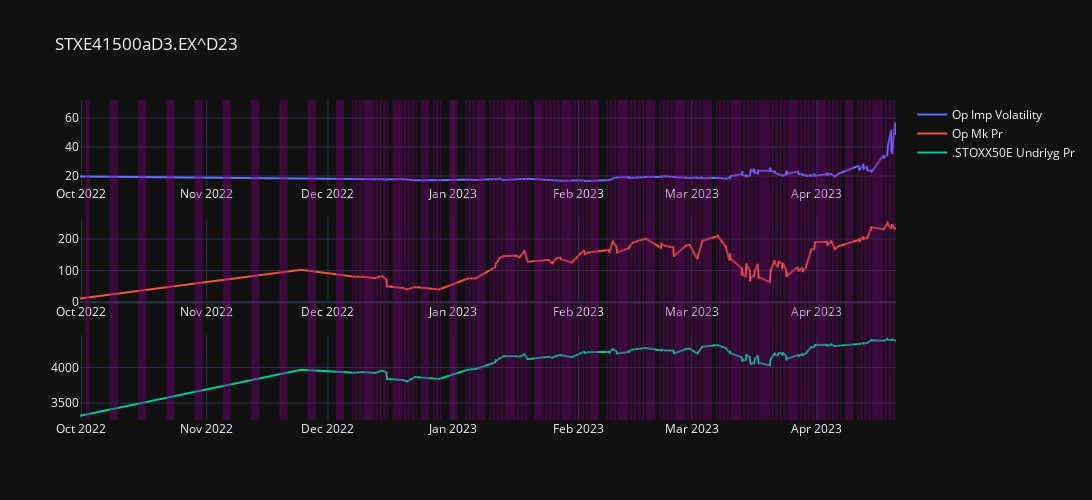

Source (notebook cell):
### Code cell
IIVNGIPAC_exp_optn_test3.graph(mrkt_exhng_open_time='9:00', mrkt_exhng_close_time='17:00').stack3().fig
